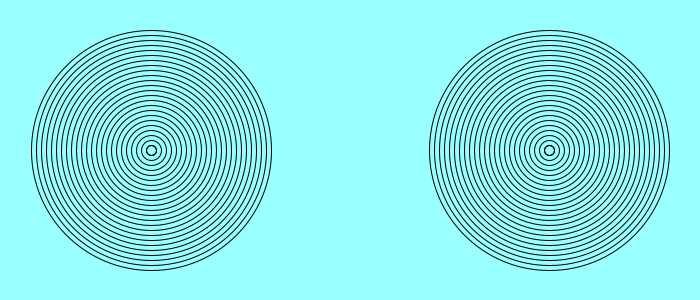
Frame 1 (no input)
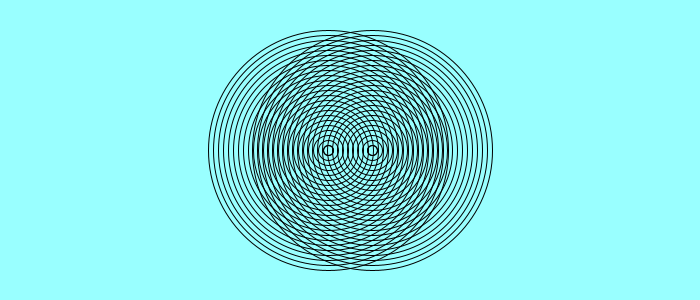
Frame 60 (the mouse pressed at the canvas centre just before this capture)
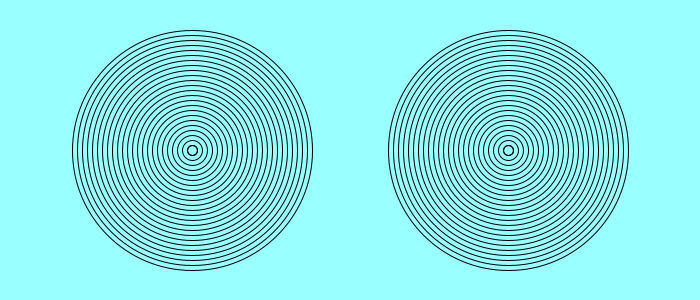
Frame 120 (the mouse held since frame 60 and released just before this capture)

The Processing sketch that drew these frames (run headless with seeded random() and noise(); from frame 60 on, the mouse is pressed at the canvas centre):

// Processing sketch: Intersecting2
// ── Intersecting2.pde
int a = 250;
int b = 250;
int x = 150;
int t = 550;
int s = 3;
void setup() {
  size(700, 300);
}
void draw () {

  background(153, 255, 255);
  int a = 250;
  int b = 250;
  for (int i = 0; i < 26; i++) {  
    noFill();
    a = a - 10;
    b = b - 10;

    ellipse(x + 1, 150, a, b);
  } 

  a = 250;
  b = 250;
  for (int i = 0; i < 26; i++) {  
    noFill();
    a = a - 10;
    b = b - 10;

    ellipse(t - 1, 150, a, b);
  }
  if (x > 700 || x < 0) {
   
    s = -s;
  } 
 
   t = t - s;
   x = x + s;

}
